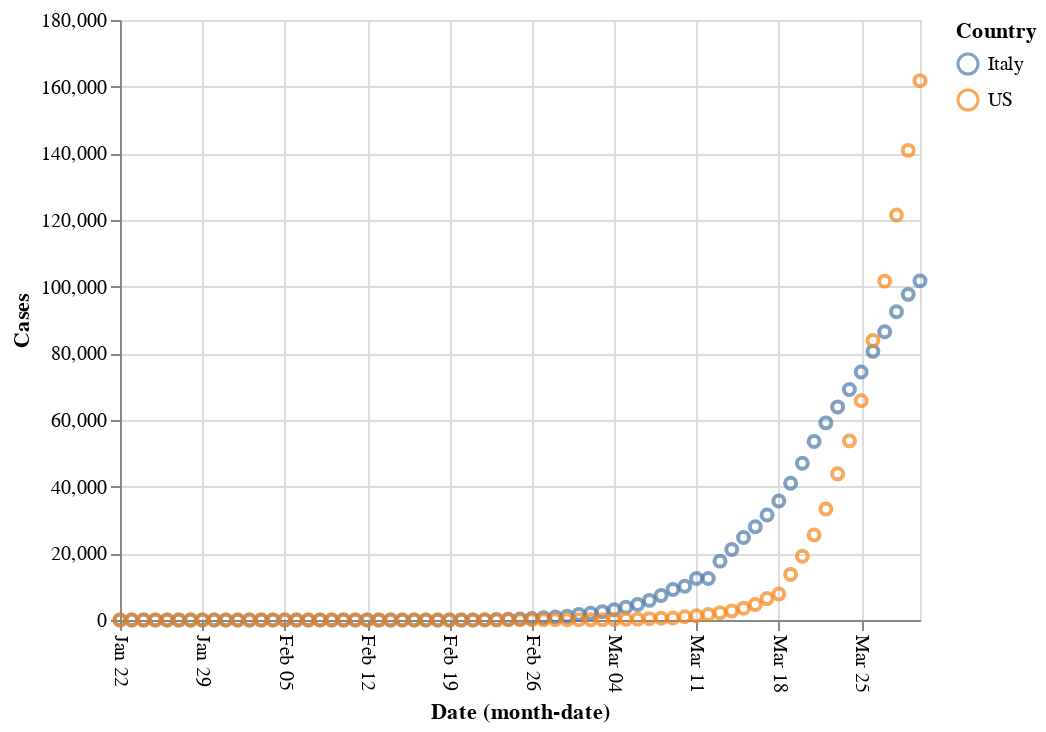

Notebook cell for this chart:
### Code cell
alt.Chart(grouped[grouped.Country.isin(['US', 'Italy'])]).mark_point().encode(x=alt.X('monthdate(Date)', 
                                                  axis=alt.Axis(labelAngle=90)), 
                                         y='Cases', color='Country')

### Figure 1 — Vega-Lite specification as saved in the notebook (floating-point values rounded to 4 significant figures; data arrays with more than 128 entries replaced by an {"elided": "..."} marker saying what was removed)
{"config": {"view": {"continuousWidth": 400, "continuousHeight": 300}}, "data": {"name": "data-ab667486db3639e4f5cd9ca7daf2dd37"}, "mark": "point", "encoding": {"color": {"type": "nominal", "field": "Country"}, "x": {"type": "temporal", "axis": {"labelAngle": 90}, "field": "Date", "timeUnit": "monthdate"}, "y": {"type": "quantitative", "field": "Cases"}}, "$schema": "https://vega.github.io/schema/vega-lite/v4.0.2.json", "datasets": {"data-ab667486db3639e4f5cd9ca7daf2dd37": {"elided": "138 records"}}}
